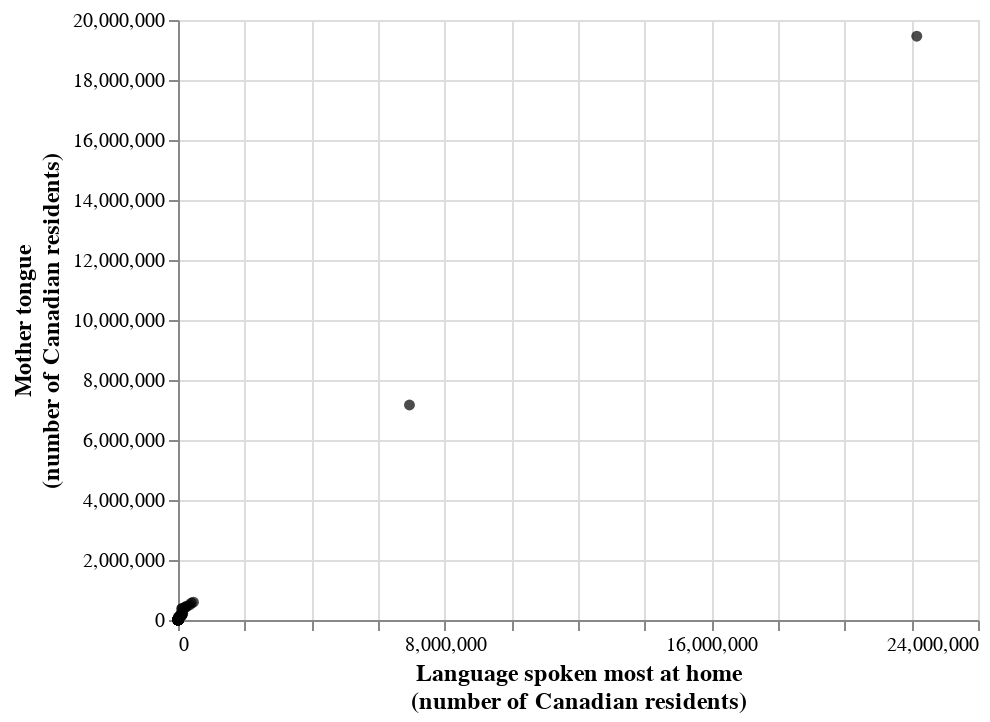

The code cell stored with this chart in its notebook:
### Code cell
glue('can_lang_plot_labels', can_lang_plot_labels, display=False)

### Figure 1 — Vega-Lite specification as saved in the notebook (floating-point values rounded to 4 significant figures; data arrays with more than 128 entries replaced by an {"elided": "..."} marker saying what was removed)
{"config": {"view": {"continuousWidth": 400, "continuousHeight": 300}, "axis": {"titleFontSize": 12}}, "data": {"name": "data-dcb20ba64ca1427efa64f993b8a66413"}, "mark": {"type": "circle", "color": "black"}, "encoding": {"x": {"field": "most_at_home", "title": ["Language spoken most at home", "(number of Canadian residents)"], "type": "quantitative"}, "y": {"field": "mother_tongue", "scale": {"zero": false}, "title": ["Mother tongue", "(number of Canadian residents)"], "type": "quantitative"}}, "$schema": "https://vega.github.io/schema/vega-lite/v4.17.0.json", "datasets": {"data-dcb20ba64ca1427efa64f993b8a66413": {"elided": "211 records"}}}
